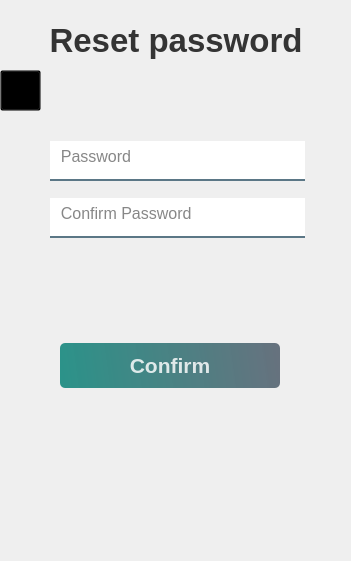
                  <widget class="QWidget" name="reset_ui" native="true">
                   <property name="geometry">
                    <rect>
                     <x>420</x>
                     <y>40</y>
                     <width>351</width>
                     <height>561</height>
                    </rect>
                   </property>
                   <widget class="QWidget" name="horizontalLayoutWidget_15">
                    <property name="geometry">
                     <rect>
                      <x>0</x>
                      <y>0</y>
                      <width>352</width>
                      <height>81</height>
                     </rect>
                    </property>
                    <layout class="QHBoxLayout" name="horizontalLayout_63">
                     <item>
                      <widget class="QLabel" name="reset_label">
                       <property name="minimumSize">
                        <size>
                         <width>350</width>
                         <height>50</height>
                        </size>
                       </property>
                       <property name="maximumSize">
                        <size>
                         <width>135</width>
                         <height>50</height>
                        </size>
                       </property>
                       <property name="font">
                        <font>
                         <family>Arial</family>
                         <pointsize>25</pointsize>
                         <weight>75</weight>
                         <bold>true</bold>
                        </font>
                       </property>
                       <property name="styleSheet">
                        <string notr="true">color: rgba(0, 0, 0, 200);
</string>
                       </property>
                       <property name="text">
                        <string>Reset password</string>
                       </property>
                       <property name="alignment">
                        <set>Qt::AlignCenter</set>
                       </property>
                      </widget>
                     </item>
                    </layout>
                   </widget>
                   <widget class="QWidget" name="verticalLayoutWidget_18">
                    <property name="geometry">
                     <rect>
                      <x>60</x>
                      <y>340</y>
                      <width>222</width>
                      <height>51</height>
                     </rect>
                    </property>
                    <layout class="QVBoxLayout" name="verticalLayout_40">
                     <item>
                      <widget class="QPushButton" name="reset_confirm_btn">
                       <property name="minimumSize">
                        <size>
                         <width>220</width>
                         <height>45</height>
                        </size>
                       </property>
                       <property name="maximumSize">
                        <size>
                         <width>220</width>
                         <height>45</height>
                        </size>
                       </property>
                       <property name="font">
                        <font>
                         <family>Arial</family>
                         <pointsize>16</pointsize>
                         <weight>75</weight>
                         <bold>true</bold>
                        </font>
                       </property>
                       <property name="styleSheet">
                        <string notr="true">QPushButton{
	background-color: qlineargradient(spread:pad, x1:0, y1:0.505682, x2:1, y2:0.477, stop:0 rgba(11, 131, 120, 219), stop:1 rgba(85, 98, 112, 226));
	color:rgba(255, 255, 255, 210);
	border-radius:5px;
}
QPushButton:hover{
	background-color: qlineargradient(spread:pad, x1:0, y1:0.505682, x2:1, y2:0.477, stop:0 rgba(150, 123, 111, 219), stop:1 rgba(85, 81, 84, 226));
}

QPushButton:pressed{
	padding-left:5px;
	padding-top:5px;
	background-color:rgba(150, 123, 111, 255);
}</string>
                       </property>
                       <property name="text">
                        <string>Confirm</string>
                       </property>
                       <property name="checkable">
                        <bool>true</bool>
                       </property>
                      </widget>
                     </item>
                    </layout>
                   </widget>
                   <widget class="QWidget" name="verticalLayoutWidget_19">
                    <property name="geometry">
                     <rect>
                      <x>50</x>
                      <y>130</y>
                      <width>261</width>
                      <height>121</height>
                     </rect>
                    </property>
                    <layout class="QVBoxLayout" name="verticalLayout_41">
                     <item>
                      <widget class="QLineEdit" name="reset_password_lineedit">
                       <property name="minimumSize">
                        <size>
                         <width>255</width>
                         <height>40</height>
                        </size>
                       </property>
                       <property name="maximumSize">
                        <size>
                         <width>255</width>
                         <height>40</height>
                        </size>
                       </property>
                       <property name="font">
                        <font>
                         <family>Arial</family>
                         <pointsize>12</pointsize>
                        </font>
                       </property>
                       <property name="styleSheet">
                        <string notr="true">background-color: rbga(0, 0, 0, 0);
border: none;
border-bottom: 2px solid rgba(46, 82, 101, 200);
color: rgba(0, 0, 0, 240);
padding-bottom:7px;</string>
                       </property>
                       <property name="echoMode">
                        <enum>QLineEdit::Password</enum>
                       </property>
                       <property name="placeholderText">
                        <string>  Password</string>
                       </property>
                      </widget>
                     </item>
                     <item>
                      <widget class="QLineEdit" name="reset_confirm_password_lineedit">
                       <property name="minimumSize">
                        <size>
                         <width>255</width>
                         <height>40</height>
                        </size>
                       </property>
                       <property name="maximumSize">
                        <size>
                         <width>255</width>
                         <height>40</height>
                        </size>
                       </property>
                       <property name="font">
                        <font>
                         <family>Arial</family>
                         <pointsize>12</pointsize>
                        </font>
                       </property>
                       <property name="styleSheet">
                        <string notr="true">background-color: rbga(0, 0, 0, 0);
border: none;
border-bottom: 2px solid rgba(46, 82, 101, 200);
color: rgba(0, 0, 0, 240);
padding-bottom:7px;</string>
                       </property>
                       <property name="echoMode">
                        <enum>QLineEdit::Password</enum>
                       </property>
                       <property name="placeholderText">
                        <string>  Confirm Password</string>
                       </property>
                      </widget>
                     </item>
                    </layout>
                   </widget>
                   <widget class="QPushButton" name="reset_back_btn">
                    <property name="geometry">
                     <rect>
                      <x>0</x>
                      <y>70</y>
                      <width>41</width>
                      <height>41</height>
                     </rect>
                    </property>
                    <property name="styleSheet">
                     <string notr="true">QPushButton{
	background-color: rgba(0, 0, 0, 0);
	color:rgba(85, 98, 112, 255);
}

QPushButton:hover{
	color: rgba(131, 96, 53, 255);
}

QPushButton:pressed{
	padding-left:5px;
	padding-top:5px;
	color:rgba(91, 88, 53, 255);
}</string>
                    </property>
                    <property name="text">
                     <string/>
                    </property>
                    <property name="icon">
                     <iconset resource="resource.qrc">
                      <normaloff>:/icons/icons/icons8-back-48.png</normaloff>:/icons/icons/icons8-back-48.png</iconset>
                    </property>
                    <property name="iconSize">
                     <size>
                      <width>40</width>
                      <height>40</height>
                     </size>
                    </property>
                    <property name="checkable">
                     <bool>true</bool>
                    </property>
                   </widget>
                  </widget>
